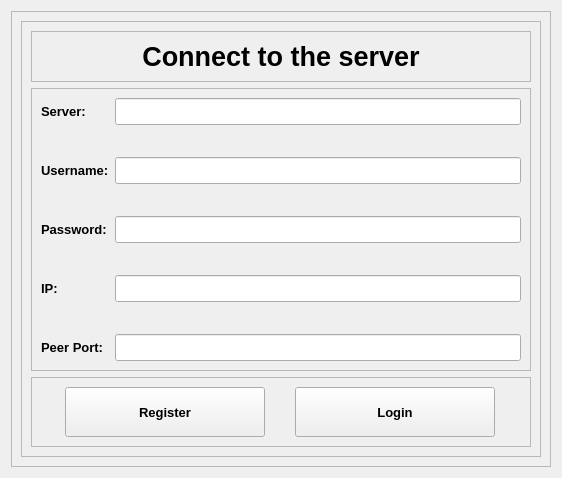
               <widget class="QWidget" name="connectPage">
                <layout class="QVBoxLayout" name="verticalLayout_17">
                 <item alignment="Qt::AlignHCenter|Qt::AlignVCenter">
                  <widget class="QFrame" name="frame_11">
                   <property name="frameShape">
                    <enum>QFrame::StyledPanel</enum>
                   </property>
                   <property name="frameShadow">
                    <enum>QFrame::Raised</enum>
                   </property>
                   <layout class="QVBoxLayout" name="verticalLayout_22">
                    <item alignment="Qt::AlignVCenter">
                     <widget class="QFrame" name="frame_13">
                      <property name="frameShape">
                       <enum>QFrame::StyledPanel</enum>
                      </property>
                      <property name="frameShadow">
                       <enum>QFrame::Raised</enum>
                      </property>
                      <layout class="QVBoxLayout" name="verticalLayout_23">
                       <item>
                        <widget class="QFrame" name="frame_15">
                         <property name="frameShape">
                          <enum>QFrame::StyledPanel</enum>
                         </property>
                         <property name="frameShadow">
                          <enum>QFrame::Raised</enum>
                         </property>
                         <layout class="QHBoxLayout" name="horizontalLayout_14">
                          <item>
                           <widget class="QLabel" name="loginLabel">
                            <property name="font">
                             <font>
                              <pointsize>20</pointsize>
                              <weight>75</weight>
                              <bold>true</bold>
                             </font>
                            </property>
                            <property name="text">
                             <string>Connect to the server</string>
                            </property>
                            <property name="alignment">
                             <set>Qt::AlignCenter</set>
                            </property>
                           </widget>
                          </item>
                         </layout>
                        </widget>
                       </item>
                       <item>
                        <widget class="QFrame" name="frame_12">
                         <property name="minimumSize">
                          <size>
                           <width>500</width>
                           <height>0</height>
                          </size>
                         </property>
                         <property name="maximumSize">
                          <size>
                           <width>1000</width>
                           <height>16777215</height>
                          </size>
                         </property>
                         <property name="frameShape">
                          <enum>QFrame::StyledPanel</enum>
                         </property>
                         <property name="frameShadow">
                          <enum>QFrame::Raised</enum>
                         </property>
                         <layout class="QFormLayout" name="formLayout">
                          <item row="0" column="0">
                           <widget class="QLabel" name="serverLabel">
                            <property name="font">
                             <font>
                              <pointsize>10</pointsize>
                              <weight>75</weight>
                              <bold>true</bold>
                             </font>
                            </property>
                            <property name="text">
                             <string>Server:</string>
                            </property>
                           </widget>
                          </item>
                          <item row="0" column="1">
                           <widget class="QLineEdit" name="serverInput">
                            <property name="font">
                             <font>
                              <pointsize>12</pointsize>
                             </font>
                            </property>
                           </widget>
                          </item>
                          <item row="2" column="0">
                           <widget class="QLabel" name="usernameLabel">
                            <property name="font">
                             <font>
                              <pointsize>10</pointsize>
                              <weight>75</weight>
                              <bold>true</bold>
                             </font>
                            </property>
                            <property name="text">
                             <string>Username:</string>
                            </property>
                           </widget>
                          </item>
                          <item row="2" column="1">
                           <widget class="QLineEdit" name="usernameInput">
                            <property name="sizePolicy">
                             <sizepolicy hsizetype="Maximum" vsizetype="Fixed">
                              <horstretch>0</horstretch>
                              <verstretch>0</verstretch>
                             </sizepolicy>
                            </property>
                            <property name="maximumSize">
                             <size>
                              <width>500</width>
                              <height>16777215</height>
                             </size>
                            </property>
                            <property name="font">
                             <font>
                              <pointsize>12</pointsize>
                             </font>
                            </property>
                           </widget>
                          </item>
                          <item row="3" column="0">
                           <spacer name="verticalSpacer_2">
                            <property name="orientation">
                             <enum>Qt::Vertical</enum>
                            </property>
                            <property name="sizeType">
                             <enum>QSizePolicy::Fixed</enum>
                            </property>
                            <property name="sizeHint" stdset="0">
                             <size>
                              <width>40</width>
                              <height>20</height>
                             </size>
                            </property>
                           </spacer>
                          </item>
                          <item row="4" column="0">
                           <widget class="QLabel" name="passwordLabel">
                            <property name="font">
                             <font>
                              <pointsize>10</pointsize>
                              <weight>75</weight>
                              <bold>true</bold>
                             </font>
                            </property>
                            <property name="text">
                             <string>Password:</string>
                            </property>
                           </widget>
                          </item>
                          <item row="4" column="1">
                           <widget class="QLineEdit" name="passwordInput">
                            <property name="sizePolicy">
                             <sizepolicy hsizetype="Maximum" vsizetype="Fixed">
                              <horstretch>0</horstretch>
                              <verstretch>0</verstretch>
                             </sizepolicy>
                            </property>
                            <property name="maximumSize">
                             <size>
                              <width>500</width>
                              <height>16777215</height>
                             </size>
                            </property>
                            <property name="font">
                             <font>
                              <pointsize>12</pointsize>
                             </font>
                            </property>
                           </widget>
                          </item>
                          <item row="5" column="0">
                           <spacer name="verticalSpacer_3">
                            <property name="orientation">
                             <enum>Qt::Vertical</enum>
                            </property>
                            <property name="sizeType">
                             <enum>QSizePolicy::Fixed</enum>
                            </property>
                            <property name="sizeHint" stdset="0">
                             <size>
                              <width>40</width>
                              <height>20</height>
                             </size>
                            </property>
                           </spacer>
                          </item>
                          <item row="6" column="0">
                           <widget class="QLabel" name="ipLabel">
                            <property name="font">
                             <font>
                              <pointsize>10</pointsize>
                              <weight>75</weight>
                              <bold>true</bold>
                             </font>
                            </property>
                            <property name="text">
                             <string>IP:</string>
                            </property>
                           </widget>
                          </item>
                          <item row="6" column="1">
                           <widget class="QLineEdit" name="ipInput">
                            <property name="sizePolicy">
                             <sizepolicy hsizetype="Maximum" vsizetype="Fixed">
                              <horstretch>0</horstretch>
                              <verstretch>0</verstretch>
                             </sizepolicy>
                            </property>
                            <property name="maximumSize">
                             <size>
                              <width>500</width>
                              <height>16777215</height>
                             </size>
                            </property>
                            <property name="font">
                             <font>
                              <pointsize>12</pointsize>
                             </font>
                            </property>
                           </widget>
                          </item>
                          <item row="7" column="0">
                           <spacer name="verticalSpacer_4">
                            <property name="orientation">
                             <enum>Qt::Vertical</enum>
                            </property>
                            <property name="sizeType">
                             <enum>QSizePolicy::Fixed</enum>
                            </property>
                            <property name="sizeHint" stdset="0">
                             <size>
                              <width>40</width>
                              <height>20</height>
                             </size>
                            </property>
                           </spacer>
                          </item>
                          <item row="8" column="0">
                           <widget class="QLabel" name="peerportLabel">
                            <property name="font">
                             <font>
                              <pointsize>10</pointsize>
                              <weight>75</weight>
                              <bold>true</bold>
                             </font>
                            </property>
                            <property name="text">
                             <string>Peer Port:</string>
                            </property>
                           </widget>
                          </item>
                          <item row="8" column="1">
                           <widget class="QLineEdit" name="peerportInput">
                            <property name="sizePolicy">
                             <sizepolicy hsizetype="Maximum" vsizetype="Fixed">
                              <horstretch>0</horstretch>
                              <verstretch>0</verstretch>
                             </sizepolicy>
                            </property>
                            <property name="maximumSize">
                             <size>
                              <width>500</width>
                              <height>16777215</height>
                             </size>
                            </property>
                            <property name="font">
                             <font>
                              <pointsize>12</pointsize>
                             </font>
                            </property>
                           </widget>
                          </item>
                          <item row="1" column="0">
                           <spacer name="verticalSpacer_5">
                            <property name="orientation">
                             <enum>Qt::Vertical</enum>
                            </property>
                            <property name="sizeType">
                             <enum>QSizePolicy::Fixed</enum>
                            </property>
                            <property name="sizeHint" stdset="0">
                             <size>
                              <width>40</width>
                              <height>20</height>
                             </size>
                            </property>
                           </spacer>
                          </item>
                         </layout>
                        </widget>
                       </item>
                       <item>
                        <widget class="QFrame" name="frame_14">
                         <property name="maximumSize">
                          <size>
                           <width>1000</width>
                           <height>16777215</height>
                          </size>
                         </property>
                         <property name="frameShape">
                          <enum>QFrame::StyledPanel</enum>
                         </property>
                         <property name="frameShadow">
                          <enum>QFrame::Raised</enum>
                         </property>
                         <layout class="QHBoxLayout" name="horizontalLayout_13">
                          <item>
                           <widget class="QPushButton" name="registerBtn">
                            <property name="minimumSize">
                             <size>
                              <width>100</width>
                              <height>50</height>
                             </size>
                            </property>
                            <property name="maximumSize">
                             <size>
                              <width>200</width>
                              <height>50</height>
                             </size>
                            </property>
                            <property name="font">
                             <font>
                              <pointsize>10</pointsize>
                              <weight>75</weight>
                              <bold>true</bold>
                             </font>
                            </property>
                            <property name="text">
                             <string>Register</string>
                            </property>
                           </widget>
                          </item>
                          <item>
                           <widget class="QPushButton" name="loginBtn">
                            <property name="minimumSize">
                             <size>
                              <width>100</width>
                              <height>50</height>
                             </size>
                            </property>
                            <property name="maximumSize">
                             <size>
                              <width>200</width>
                              <height>50</height>
                             </size>
                            </property>
                            <property name="font">
                             <font>
                              <pointsize>10</pointsize>
                              <weight>75</weight>
                              <bold>true</bold>
                             </font>
                            </property>
                            <property name="text">
                             <string>Login</string>
                            </property>
                           </widget>
                          </item>
                         </layout>
                        </widget>
                       </item>
                      </layout>
                     </widget>
                    </item>
                   </layout>
                  </widget>
                 </item>
                </layout>
               </widget>
